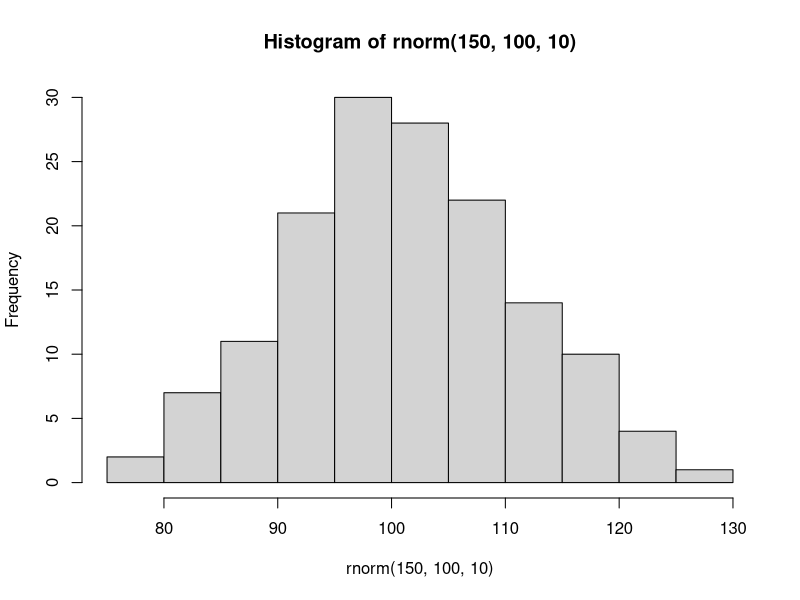
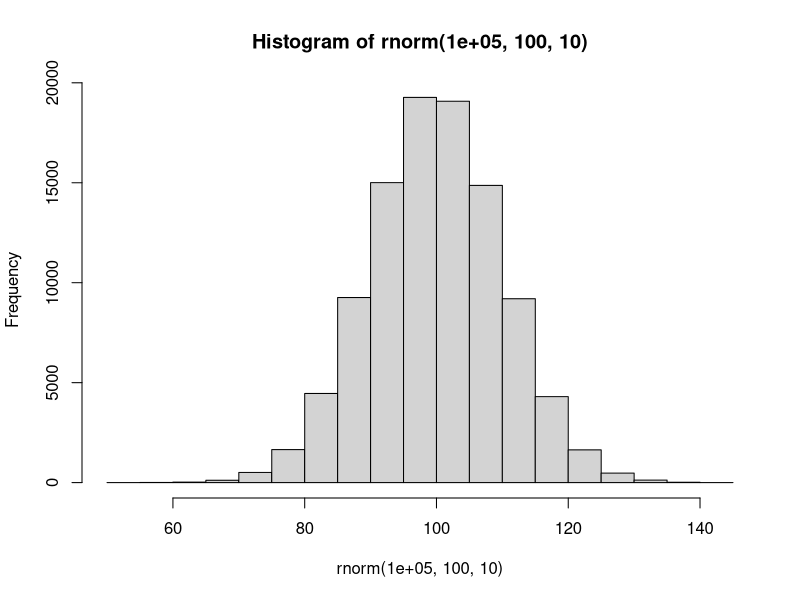

Reproduce these figures in R, in order.
## ---- chunk 1
library(knitr)
opts_knit$set(base.dir='./')
opts_chunk$set(prompt=TRUE, comment='', fig.path='figures/')
options(width = 66)
## ---- chunk 2
1:5
7:2
## ---- chunk 3
seq(0, 100, by = 10) # Abreviação: seq(0, 100, 10)
## ---- chunk 4
seq(-200, -100, l = 5) # l: abreviação de length.out
## ---- chunk 5
vec <- c('a', 'b', 'c')
length(vec)
seq(vec) # Mais eficiente: seq_along(vec)
## ---- chunk 6
rep(1, 5)
## ---- chunk 7
rep(1:2, 5)
## ---- chunk 8
rep(1:2, e = 5) # e: abreviação de each
## ---- chunk 9
populacao <- c(778, 511, 903, 150)
sort(populacao)
sort(populacao, d = T) # d: abreviação de decreascing

regiao <- c('b', 'a', 'd', 'c')
sort(regiao)
sort(regiao, d = T)
## ---- chunk 10
order(populacao)
## ---- chunk 11
order(populacao, decreasing = T)
## ---- chunk 12
regiao[order(populacao)]
## ---- chunk 13
regioes <- data.frame(regiao, populacao, casos = c('sim', 'nao', 'sim', 'sim'))
regioes[order(regioes$populacao), ]
regioes[order(regioes$casos, regioes$populacao), ]
## ---- chunk 14
rank(populacao)
## ---- chunk 15
letters
LETTERS
sort(c(letters[1:7], LETTERS[1:7]), d = T)
## ---- chunk 16
paste('regiao', 'a')
paste('regiao', 1, sep = '-')
paste('regiao', letters, sep = ':')
## ---- chunk 17
paste('regiao', 1, sep = '')
paste0('regiao', 1)
## ---- chunk 18
paste(letters[1:5], 1:5, sep = '_', collapse = '--')
## ---- chunk 19
runif(n = 10, min = -50, max = 50)
## ---- chunk 20
set.seed(43)
runif(10, -50, 50)
## ---- chunk 21
set.seed(43)
round(runif(10, -50, 50), digits = 3)
set.seed(43)
round(runif(10, -50, 50), digits = 0)
set.seed(43)
round(runif(10, -50, 50))
## ---- chunk 22
set.seed(43)
floor(runif(10, -50, 50))
set.seed(43)
ceiling(runif(10, -50, 50))
## ---- chunk 23
set.seed(43)
sample(x = -50:50, size = 10, replace = T)
## ---- chunk 24
set.seed(43)
rnorm(n = 20, mean = 100, sd = 10)
## ---- chunk 25
set.seed(43)
hist(rnorm(150, 100, 10))
set.seed(43)
hist(rnorm(100000, 100, 10))
## ---- chunk 26
set.seed(43)
rpois(n = 20, lambda = .88)
## ---- chunk 27
set.seed(43)
rbinom(n = 10, size = 100, p = .15)
## ---- chunk 28
set.seed(43)
sample(-50:50, 10)
## ---- chunk 29
set.seed(43)
sample(1:3, 20, r = T, prob = c(.9, .4, .5))
## ---- chunk 30
combn(x = letters[1:3], m = 2)
combn(letters[1:5], 3)
## ---- chunk 31
expand.grid(letters[1:3], 1:2)
expand.grid(letters[1:3], 1:2, LETTERS[1:2])
## ---- chunk 32
outer(letters[1:3], 1:3, FUN = paste)
outer(letters[1:3], 1:3, paste, sep = '-')
outer(1:3, 1:3, '*')
